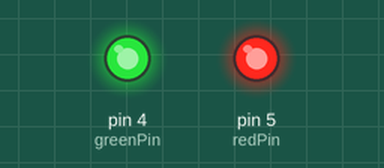
Bench run of a sketch on a simulated Arduino Uno, built with avr-gcc and run on an emulated ATmega328P. On the bench: output pins drawn as LEDs (lit = HIGH). Pins used as bus, display or sensor lines are not drawn.

Above: at 0.05 s.
At 0.7 s:
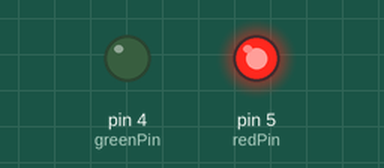
At 1.6 s:
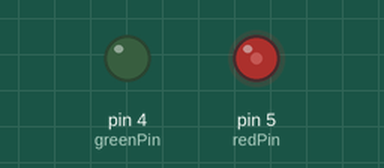
At 3.2 s:
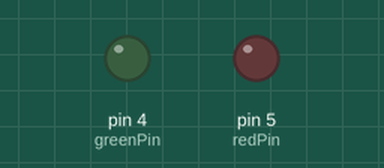
Timing chart, 0 to 7.5 s (numbered marks = the images above):
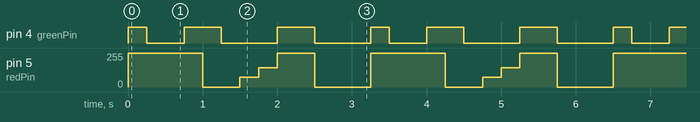

The sketch:

rgb.ino
```cpp
const short int EXT_D1 = 5;
const short int EXT_D2 = 4;
const short int EXT_D3 = 0;

const short redPin = EXT_D1;
const short greenPin = EXT_D2;
const short bluePin = EXT_D3;

void setup() {
  Serial.begin(9600);
  pinMode(redPin, OUTPUT);
  pinMode(bluePin, OUTPUT);
  pinMode(greenPin, OUTPUT);
}

void loop() {
  rainbow(250);
  rgb(0,0,0,750);
}

void rgb(short r, short g, short b, short delayDuration) {
  analogWrite(redPin, r);
  analogWrite(greenPin, g);
  analogWrite(bluePin, b);
  delay(delayDuration);
}

void rainbow(short delayDuration) {
  rgb(255, 255, 255, delayDuration);
  rgb(255, 0, 0, delayDuration);
  rgb(255, 127, 0, delayDuration);
  rgb(255, 255, 0, delayDuration);
  rgb(0, 255, 0, delayDuration);
  rgb(0, 0, 255, delayDuration);
  rgb(75, 0, 130, delayDuration);
  rgb(143, 0, 255, delayDuration);
  rgb(255, 255, 255, delayDuration);
  delay(delayDuration);
}
```

Measured:
- by itself, pin 4 (greenPin): repeats every 3.3 s: LOW 0.50 s, 2 × (HIGH 0.50 s, LOW 0.75 s), HIGH 0.25 s
- by itself, pin 5 (redPin): repeats every 3.3 s: 0/255 0.50 s, 75/255 0.25 s, 143/255 0.25 s, 255/255 0.50 s, 0/255 0.75 s, 255/255 1.0 s
